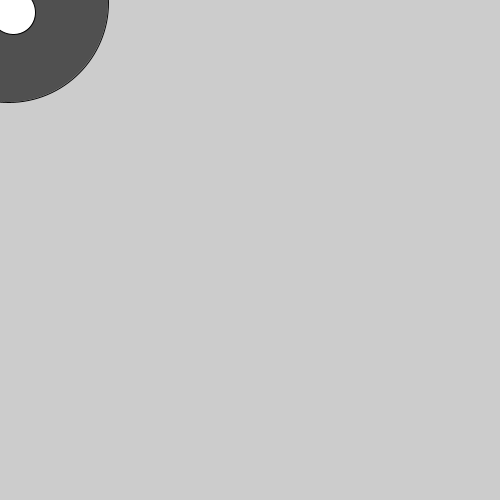
Frame 1 (no input)
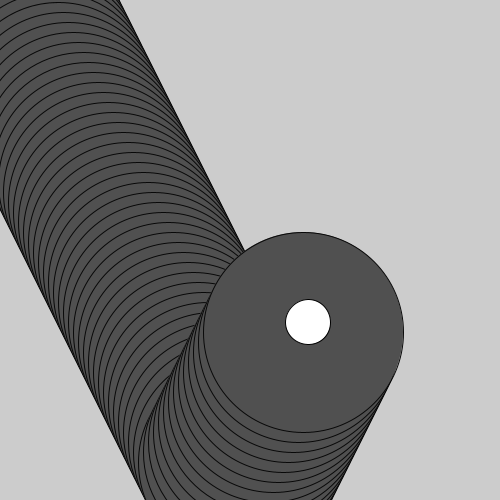
Frame 60 (the mouse pressed at the canvas centre just before this capture)
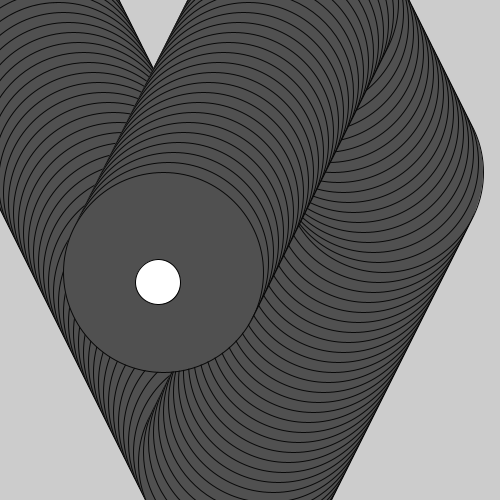
Frame 120 (the mouse held since frame 60 and released just before this capture)

The Processing sketch that drew these frames (run headless with seeded random() and noise(); from frame 60 on, the mouse is pressed at the canvas centre):

// Processing sketch: processing_168992
// ── processing_168992.pde

float x = 8;
float y = 2;
float SPa =5;
float SPb =10;
 
void setup(){
  size(500,500);

}
 
void draw (){
  stroke(8);
  fill(80);
  ellipse(x,y,200,200);
  x=x+SPa;
  y=y+SPb;
   
  if (x>width-122||x<1){
  SPa=SPa*-1;
  }
   
  if(y>height-40||y<10){
  SPb=SPb*-1;
  }
   
   stroke(0);
  fill(255);
  ellipse(x,y,45,45);
 
}
